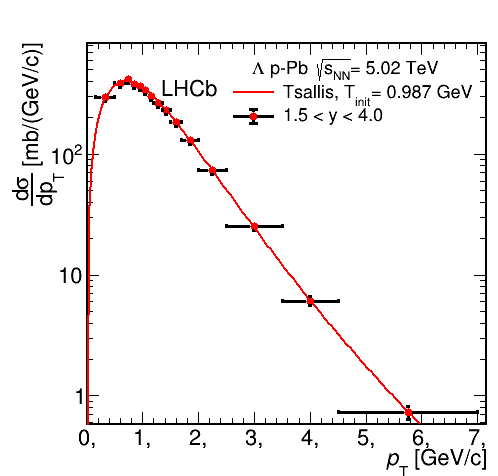

Write Python code to recreate this figure.
import sys, time
from ROOT import TMinuit
import numpy as np
import ROOT
from ROOT import TCanvas, TGraph, TPaveLabel, TLatex
from ROOT import gROOT
import matplotlib.pyplot as plt
import ctypes

DATA = 'LpPb.txt'
Xleft, DeltaXtime2, Y1, DeltaY1 = np.loadtxt(DATA, unpack=True)
XleftReper, DeltaXtime2Reper, Y1Reper, DeltaY1Reper = np.loadtxt(DATA, unpack=True)

y1 = np.array(Y1)
ey1 = np.array(DeltaY1)
x = (Xleft + DeltaXtime2)/2
ex = (DeltaXtime2 - Xleft)/2

x.sort()

XleftReper = (Xleft + DeltaXtime2)/2
DeltaXtime2Reper = (DeltaXtime2 - Xleft)/2

i = 0
while i <= len(x)-1:
	j = 0
	while j <= len(x)-1:
		if x[i] == XleftReper[j]:
			ex[i] = DeltaXtime2Reper[j]		
			y1[i] = Y1Reper[j]
			ey1[i] =  DeltaY1Reper[j]
			j = j + 1
		else:
			j = j + 1
	i = i + 1
	
nChan = len(x)

#mk = 0.49765 #GeV Ks0
mk = 1.11568 #GeV L, Lbar
nPar = 3
nCHAN = 200
length = 7.5


'''
#Tsallis distr
'''
def Tsallis(pT, par):
	Area, Temper, Q = par[0], par[1], par[2]
	return Area*pT*pow( (1 + (Q-1)*((mk**2 + pT**2)**(0.5) - mk)/Temper) , (-1/(Q-1)) )

#------------------------------------------------------------------------------------------------------1

def FCNchi1(npar, gin, f, par, iflag):
	global valFCN1
	yTheor = np.array([Tsallis(i, par) for i in x]) 
	indPos = y1 > 0
	arrayFCN = (  (y1[indPos] - yTheor[indPos])/ey1[indPos] )**2
	valFCN1 = np.sum(arrayFCN)
	f.value = valFCN1

'''
#MIUNIT
'''
minuit1 = ROOT.TMinuit(5)
minuit1.SetPrintLevel(1)
minuit1.SetFCN(FCNchi1)
errordef = 1.

# Chi square start parameters

minuit1.DefineParameter(0, 'Area', 500, 1e-1, 0., 0.)
minuit1.DefineParameter(1, 'Temper', 0.21, 1e-4, 0., 0.)
minuit1.DefineParameter(2, 'Q', 1.14, 1e-3, 0., 0.)

ierflg = ctypes.c_int(0)
minuit1.mncomd("SET ERR " + str(1), ierflg)
minuit1.mncomd("SET STR 1", ierflg)
minuit1.mncomd("MIGRAD 100000 1e-8", ierflg)

NDF1 = nChan - minuit1.GetNumFreePars()
print("\nChi/NDF = ", valFCN1, '/', NDF1)

valPar1 = ctypes.c_double(0)
errPar1 = ctypes.c_double(0)
	 
parFit1 = np.zeros(5)
parErr1 = np.zeros(5)
	
for i in range(nPar):
	minuit1.GetParameter(i, valPar1, errPar1)
	parFit1[i] = valPar1.value
	parErr1[i] = errPar1.value

X1 = np.linspace(0, length, nCHAN)
dx1 = X1[1] - X1[0]
DeltaX1 = [dx1]*len(X1)
Y_1 = np.array([Tsallis(i, parFit1) for i in X1])
Ynew1 = np.array([Tsallis(i, parFit1)*i**2 for i in X1])

print('\n \n \n \n')

#------------------------------------------------------------------------------------------------------2

'''
#AREAS
'''
def findArea(x, xerr, y): # find an area under histogram
	Area = 0 
	for i in range(len(x)):
		Area = Area + 2*xerr[i]*y[i]
	return Area

#normal areas
A1 = findArea(x, ex, y1)
print('\nnormal areas 1\n',A1)

#normal areas with X
A_1 = findArea(X1, DeltaX1, Y_1)
print('normal areas with X 1\n',A_1)

# pT**2 * f(pT) areas
Anew1 = findArea(X1, DeltaX1, Ynew1)
print('pT**2 * f(pT) areas 1\n',Anew1)

'''
#T init
'''
PT21 = Anew1/A_1
Tinit1 = np.sqrt( (PT21)/2 )
print('<pT**2> 1\n',PT21)
print('T init 1\n',Tinit1)
#print('\n DATA \n',DATA, '\n \n')


#-------------------------------------------------------------------------------------------------------Error

#--------------------------------------------------------------------------------------------------1
'''
#DX
'''
pT = X1
DpT = DeltaX1

A = parFit1[0]
DA = parErr1[0]

Temper = parFit1[1]
DT = parErr1[1]

q = parFit1[2]
Dq = parErr1[2]

#print('\n\npT :', pT, '\n', 'A :', A, '\n','T :', Temper, '\n', 'q :', q, '\n') 
print('\n\nA :', A, '\n','T :', Temper, '\n', 'q :', q) 
print('DpT :', DeltaX1[0], '\n', 'Dq :', parErr1[2], '\n','DT :', parErr1[1], '\n', 'DA :',parErr1[0]) 

def dxdpT(i):
	return  2*DpT[0]*3*pT[i]**2*A*pow( (1 + (q-1)*((mk**2 + pT[i]**2)**(0.5) - mk)/Temper) , (-1/(q-1)) )     +     2*DpT[0]*pT[i]**3*A*(-1/(q-1))*pow( (1 + (q-1)*((mk**2 + pT[i]**2)**(0.5) - mk)/Temper) , (-1/(q-1) - 1) ) * ( (q-1)*(mk**2 + pT[i]**2)**(-0.5)*pT[i]/Temper )
def dxdq(i):
	return 2*DpT[0]*A*pT[i]**3 * ( np.log( 1 + (q-1)*((mk**2 + pT[i]**2)**(0.5) - mk)/Temper ) * pow( (1 + (q-1)*((mk**2 + pT[i]**2)**(0.5) - mk)/Temper) , (-1/(q-1)) ) * (((mk**2+pT[i]**2)**(0.5)-mk)/Temper)   )
def dxdT(i):
	return 2*DpT[0]*A*pT[i]**3 * (-1/(q-1)) * pow( (1 + (q-1)*((mk**2 + pT[i]**2)**(0.5) - mk)/Temper) , (-1/(q-1)-1) ) * ( - (q-1)*((mk**2 + pT[i]**2)**(0.5) - mk)/Temper**2 )
def dxdA(i):
	return 2*DpT[0]*pT[i]**3*pow( (1 + (q-1)*((mk**2 + pT[i]**2)**(0.5) - mk)/Temper) , (-1/(q-1)) )

def DX(i):
	return np.sqrt( dxdpT(i)**2*DpT[i]**2 + dxdq(i)**2*Dq**2 + dxdT(i)**2*DT**2 + dxdA(i)**2*DA**2)

'''
#ONE
'''
ONE = Anew1
N = nCHAN
DONE = 0
for i in range (0,N):
	DONE = DONE + DX(i)
print('Area 1 = ', Anew1, ' +- ', DONE)
#print('\n', 2*DeltaX1[20]*Ynew1[20], ' +- ' , DX(20))

'''
#DY
'''
def dydpT(i):
	return  2*DpT[0]*A*pow( (1 + (q-1)*((mk**2 + pT[i]**2)**(0.5) - mk)/Temper) , (-1/(q-1)) )     +     2*DpT[0]*pT[i]*A*(-1/(q-1))*pow( (1 + (q-1)*((mk**2 + pT[i]**2)**(0.5) - mk)/Temper) , (-1/(q-1) - 1) ) * ( (q-1)*(mk**2 + pT[i]**2)**(-0.5)*pT[i]/Temper )
def dydq(i):
	return 2*DpT[0]*A*pT[i]* ( np.log( 1 + (q-1)*((mk**2 + pT[i]**2)**(0.5) - mk)/Temper ) * pow( (1 + (q-1)*((mk**2 + pT[i]**2)**(0.5) - mk)/Temper) , (-1/(q-1)) ) * (((mk**2+pT[i]**2)**(0.5)-mk)/Temper)   )
def dydT(i):
	return 2*DpT[0]*A*pT[i] * (-1/(q-1)) * pow( (1 + (q-1)*((mk**2 + pT[i]**2)**(0.5) - mk)/Temper) , (-1/(q-1)-1) ) * ( - (q-1)*((mk**2 + pT[i]**2)**(0.5) - mk)/Temper**2 )
def dydA(i):
	return 2*DpT[0]*pT[i]*pow( (1 + (q-1)*((mk**2 + pT[i]**2)**(0.5) - mk)/Temper) , (-1/(q-1)) )

def DY(i):
	return np.sqrt( dydpT(i)**2*DpT[i]**2 + dydq(i)**2*Dq**2 + dydT(i)**2*DT**2 + dydA(i)**2*DA**2)

'''
#TWO
'''
TWO = A_1
DTWO = 0 
for i in range (0,N):
	DTWO = DTWO + DY(i)
print('Area 2 = ', A_1, ' +- ', DTWO)

'''
#D<pT2>
'''
DpT2 = np.sqrt( (1 / TWO)**2 * DONE**2 + (ONE / TWO**2)**2 * DTWO**2 )
print('<pT2> =', PT21,' +- ',  DpT2)

'''
#DTinit
'''
DTinit = DpT2 / np.sqrt( 2* PT21 )
print('Tinit =', Tinit1,' +- ',  DTinit )


#-------------------------------------------------------------------------------------------WRITE TO TXT

f = open("pPbLFixedRESULTS.txt", "w")
f.write('y range	q	T GeV	Ti GeV	chi/NDF\n')
f.write('1	' + str(q) + '+-' + str(Dq) + '	' +str(Temper) + '+-' + str(DT) + '	' +str(Tinit1) + '+-' + str(DTinit) + '	' +str(valFCN1) +'/'+str(NDF1) +'\n')
f.close()

#---------------------------------------------------------------------------------------------------PLOT
c1 = TCanvas( 'c1', 'A Simple Graph Example',500, 500 )
'''
#PLOT
'''
ROOT.gStyle.SetOptStat(0)
#ROOT.gPad.SetLogy(1)
Plot1 = ROOT.TGraphErrors(nChan, x, y1, ex, ey1)
Plot1.SetMarkerStyle(20)
Plot1.SetMarkerColor(ROOT.kRed)
Plot1.SetMarkerSize(1.1)
Plot1.SetLineWidth(3)
Plot1.GetXaxis().SetTitle('#it{p}_{T} [GeV/c]')
Plot1.GetXaxis().SetTitleSize(0.05)
Plot1.GetXaxis().SetTitleOffset(1.00)
Plot1.GetXaxis().SetLabelSize(0.05)

#Plot1.GetYaxis().SetTitle(' \\frac{\partial \sigma}{ \partial p_{T}} [\\frac{mb}{GeV/c}]')
Plot1.GetYaxis().SetTitle('#frac{d#sigma}{dp_{T}} [mb/(GeV/c)]')
Plot1.GetYaxis().SetTitleSize(0.05)
Plot1.GetYaxis().SetTitleOffset(1.25)
Plot1.GetYaxis().SetLabelSize(0.05)

#Plot1.SetTitle("K_{s}^{0}, LHCb p-p #sqrt{s_{NN}}= 5.02 TeV")
#Plot1.SetTitle("K_{s}^{0} pPb #sqrt{s_{NN}}= 5.02 TeV")

#Plot1.SetTitle("#Lambda, LHCb p-p #sqrt{s_{NN}}= 5.02 TeV")
Plot1.SetTitle(" ")

#Plot1.SetTitle("#bar{#Lambda}, LHCb p-p #sqrt{s_{NN}}= 5.02 TeV")
#Plot1.SetTitle("#bar{#Lambda}, LHCb p-Pb #sqrt{s_{NN}}= 5.02 TeV")

fFit1 = ROOT.TH1F('tsallis1','Data VS Tsallis', nCHAN - 1, X1 - dx1/2.)
fFit1.SetLineColor(ROOT.kRed)
fFit1.SetLineWidth(2)
fFit1.SetLineStyle(1)

for chan in range(nCHAN):
    fFit1.SetBinContent(chan + 1 ,Y_1[chan])
    


Legend = ROOT.TLegend(0.45,0.88,0.93,0.73)
Legend.SetHeader('#Lambda p-Pb #sqrt{s_{NN}}= 5.02 TeV', 'C')
Legend.AddEntry(fFit1,'Tsallis, T_{init}= 0.987 GeV', 'l')
Legend.AddEntry(Plot1, '1.5 < y < 4.0', 'lep')
Legend.SetTextAlign(12)
Legend.SetTextSize(0.04)
Legend.SetFillStyle(0)
Legend.SetLineWidth(0)


Legend1 = ROOT.TLegend(0.33,0.87,0.43,0.77)
Legend1.SetHeader('LHCb', 'C')
Legend1.SetTextAlign(12)
Legend1.SetTextSize(0.05)
Legend1.SetFillStyle(0)
Legend1.SetLineWidth(0)
Legend1.SetTextFont(4)



ROOT.gPad.SetLogy(1)
ROOT.gPad.SetTicks(1,1)
ROOT.gPad.RedrawAxis()

Plot1.Draw("AP")
fFit1.Draw("SAME&l")

Legend1.Draw("SAME")
Legend.Draw("SAME")
#Legend2.Draw("SAME")
#labelLHCb.Draw("SAME")


time.sleep(60)
ROOT.gPad.Update()
c1.Update()
